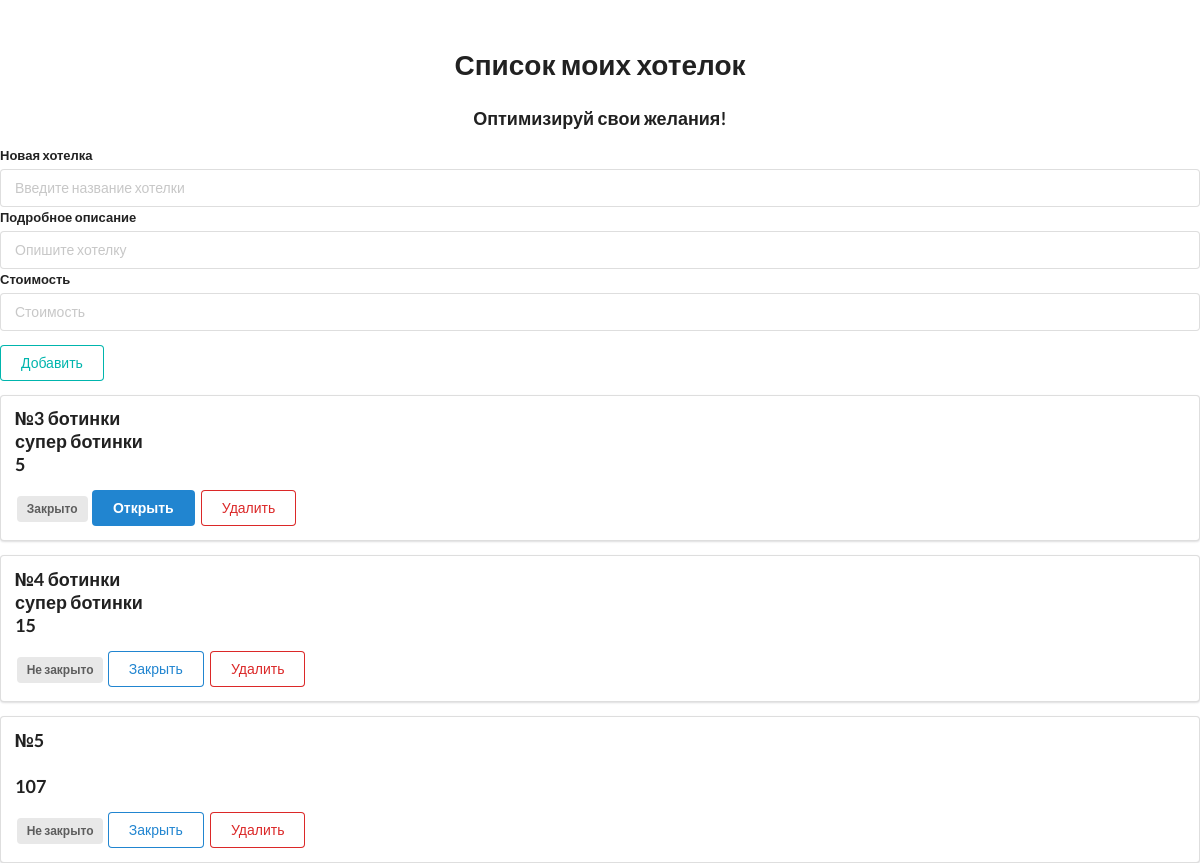
Before: / with the older database file.
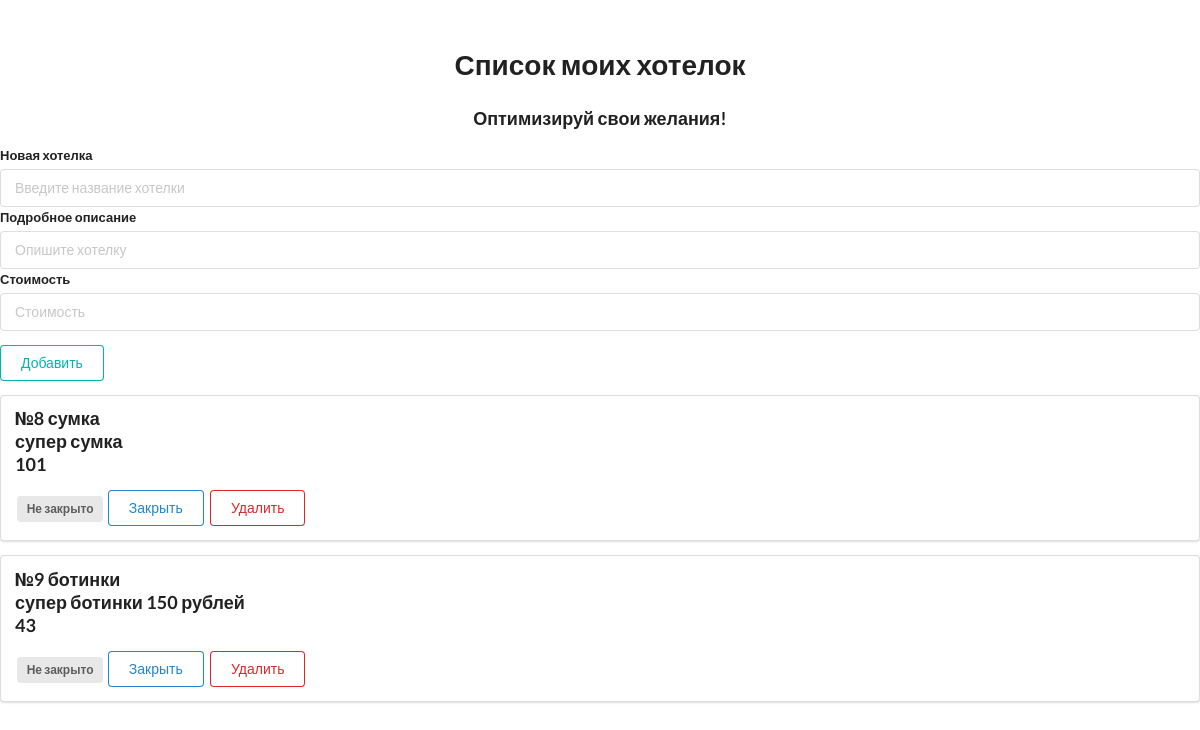
After: the same page with the newer database file.
### app/models.py (models this page shows, shortened)
class Item(models.Model):
    title = models.CharField('Название хотелки', max_length=300)
    description = models.CharField('Подробное описание', max_length=500)
    price = models.IntegerField()
    is_complete = models.BooleanField('Закрыто', default=False)
    class Meta:
        verbose_name = 'Желание'
        verbose_name_plural = ('Желания')

### app/views.py (the view)
# urls.py: path('', views.index, name='index'),
def index(request):
    wishlist = Item.objects.all()
    return render(request, 'wishlist/index.html', {'wishlist': wishlist, 'title': 'Главная страница'})

### templates/wishlist/index.html (shortened to what this page needs)
{% extends 'wishlist/base.html' %}
{% block content %}
<div style="margin-top: 50px; class='ui container'">
    <h1 class="ui center aligned header">Список моих хотелок</h1>
    <h3 class="test_style">Оптимизируй свои желания!</h3>
    <form class="ui form" action="{% url 'add' %}" method="post">
        <div class="field">
           <label> Новая хотелка </label>
           <input type="text" name="title" placeholder="Введите название хотелки"><br>
           <label> Подробное описание </label>
           <input type="text" name="description" placeholder="Опишите хотелку"><br>
           <label> Стоимость </label>
           <input type="number" name="price" placeholder="Стоимость"><br>
       </div>
       <button class="ui teal basic button" type="submit">Добавить</button>
</form>
{% for item in wishlist %}
    <div class="ui segment">
        <p class="ui big header">№{{ item.id}} {{ item.title }}<br>
        {{ item.description }} <br> {{ item.price }}</p>
        {% if item.is_complete == False %}
        <span class="ui gray label">Не закрыто</span>
        <a class="ui primary basic button" href="{% url 'update' item_id=item.id %}">Закрыть</a>
        {% else %}
        <span class="ui gray label">Закрыто</span>
        <a class="ui blue button" href="{% url 'update' item_id=item.id %}">Открыть</a>
        {% endif %}
        <a class="ui negative basic button" href="{% url 'delete' item_id=item.id %}">Удалить</a>
    </div>
{% endfor %}
</div>
{% endblock %}

### templates/wishlist/base.html (shortened to what this page needs)
<!DOCTYPE html>
{% load static %}
<html lang="ru">
<head>
    <link rel="stylesheet" href="https://cdn.jsdelivr.net/npm/semantic-ui@2.4.2/dist/semantic.min.css">
    <link rel="stylesheet" href="{% static 'wishlist/css/style.css' %}">
</head>
<body>
{% block content%}
{% endblock content %}
</body>
</html>

### app/static/wishlist/css/style.css (style rules this page uses)
.test_style { text-align: center; color: lighgrey; }

Changed rows visible on the page:
removed Item: id "3", title "ботинки", description "супер ботинки", price "5", is_complete "Закрыто"
removed Item: id "4", title "ботинки", description "супер ботинки", price "15", is_complete "Не закрыто"
removed Item: id "5", price "107", is_complete "Не закрыто"
added Item: id "8", title "сумка", description "супер сумка", price "101", is_complete "Не закрыто"
added Item: id "9", title "ботинки", description "супер ботинки 150 рублей", price "43", is_complete "Не закрыто"
